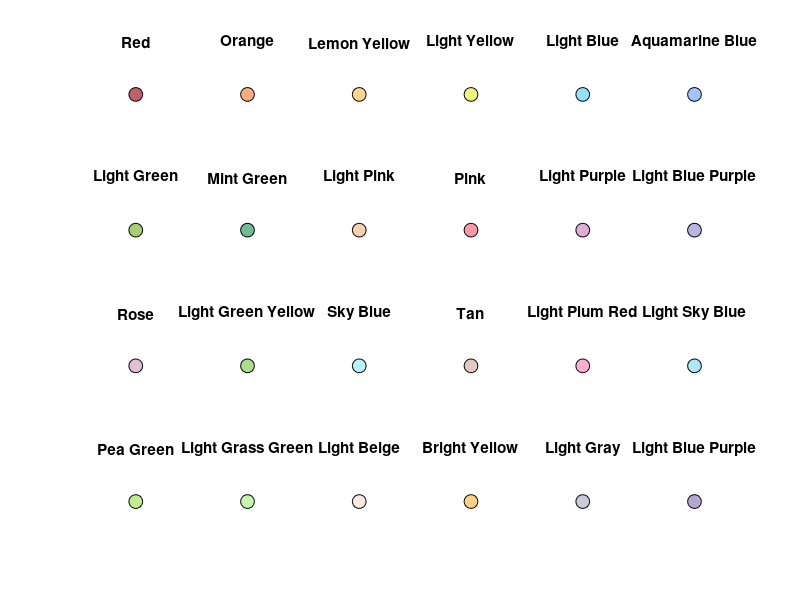

Source code (MATLAB): (Note: this script raises an error after producing the figure.)
clear
% 颜色数据
colors = [
    191 97 106;     % 红色
    255 170 128;    % 橙色
    255 214 137;    % 柠檬黄色
    241 243 126;    % 淡黄色
    147 224 255;    % 淡蓝色
    160 196 255;    % 水蓝色
    169 205 112;    % 淡绿色
    115 186 151;    % 薄荷绿色
    250 207 176;    % 淡粉色
    248 155 167;    % 粉红色
    225 173 216;    % 浅紫色
    185 182 225;    % 淡蓝紫色
    226 192 217;    % 玫瑰色
    175 221 142;    % 淡绿黄色
    184 244 252;    % 天蓝色
    227 200 193;    % 豆沙色
    255 173 215;    % 浅梅红色
    173 232 244;    % 浅天蓝色
    192 236 148;    % 豆绿色
    198 246 173;    % 淡草绿色
    248 232 223;    % 浅米黄色
    255 209 134;    % 明黄色
    197 204 214;    % 亮灰色
    178 168 207;    % 浅蓝紫色
    230 216 232     % 浅紫灰色
] / 255; % 将颜色值归一化到 [0, 1] 范围

% 颜色英文名称
color_names = {
    'Red',
    'Orange',
    'Lemon Yellow',
    'Light Yellow',
    'Light Blue',
    'Aquamarine Blue',
    'Light Green',
    'Mint Green',
    'Light Pink',
    'Pink',
    'Light Purple',
    'Light Blue Purple',
    'Rose',
    'Light Green Yellow',
    'Sky Blue',
    'Tan',
    'Light Plum Red',
    'Light Sky Blue',
    'Pea Green',
    'Light Grass Green',
    'Light Beige',
    'Bright Yellow',
    'Light Gray',
    'Light Blue Purple',
    'Light Purple Gray'
};

% 绘制图形
figure;

for i = 1:size(colors, 1)
    subplot(4, 6, i); % 调整为4行6列的布局
    plot(1, 1, 'o', 'MarkerSize', 10, 'MarkerFaceColor', colors(i, :), 'MarkerEdgeColor', 'k');
    title(color_names{i});
    axis off;
end
%%
clear
% 生成24个颜色，复古、好看，颜色之间反差稍微大
colors = [
    153 50 53;     % Dark Red
    184 108 74;    % Brown Orange
    228 141 89;    % Light Red Brown
    248 186 140;   % Orange Yellow
    255 223 130;   % Light Yellow
    218 192 90;    % Goose Yellow
    168 183 110;   % Dark Yellow Green
    115 139 73;    % Dark Olive
    65 94 84;      % Gray Green
    85 58 55;      % Dark Brown
    115 99 104;    % Gray Red
    174 129 139;   % Light Brown Red
    236 158 133;   % Flesh Pink
    244 214 188;   % Dark Flesh Pink
    255 248 219;   % Light Beige
    191 163 144;   % Dark Beige
    120 134 121;   % Vine Green
    152 189 160;   % Mint Green
    173 206 188;   % Light Mint Green
    186 199 234;   % Blue Gray
    144 154 189;   % Light Blue
    115 108 177;   % Dark Purple
    155 132 172;   % Blue Purple
    195 179 205    % Light Blue Purple
] / 255; % 将颜色值归一化到 [0, 1] 范围

% 颜色英文名称
color_names = {
    'Dark Red',
    'Brown Orange',
    'Light Red Brown',
    'Orange Yellow',
    'Light Yellow',
    'Goose Yellow',
    'Dark Yellow Green',
    'Dark Olive',
    'Gray Green',
    'Dark Brown',
    'Gray Red',
    'Light Brown Red',
    'Flesh Pink',
    'Dark Flesh Pink',
    'Light Beige',
    'Dark Beige',
    'Vine Green',
    'Mint Green',
    'Light Mint Green',
    'Blue Gray',
    'Light Blue',
    'Dark Purple',
    'Blue Purple',
    'Light Blue Purple'
};

% 绘制图形
figure;

for i = 1:size(colors, 1)
    subplot(4, 6, i);
    plot(1, 1, 'o', 'MarkerSize', 10, 'MarkerFaceColor', colors(i, :), 'MarkerEdgeColor', 'k');
    title(color_names{i});
    axis off;
end
%%
clear
clc

% 生成一些示例数据，每个数据点包括纬度、经度和强度
latitude = randi([-90, 90], 100, 1);
longitude = randi([-180, 180], 100, 1);
[latgrid,longrid] = meshgrid(latitude,longitude); 
intensity = rand(100, 100);


% 创建地图
worldmap('World');

% 使用 geoshow 函数显示热力图
geoshow(latgrid, longrid, intensity,'DisplayType', 'surface');

% 添加标题和颜色栏
title('Geographical Heatmap');
c = colorbar;
c.Label.String = 'Intensity';
%%
clear
clc
% 生成一些示例数据，每个数据点包括纬度、经度和强度
latitude = randi([-90, 90], 100, 1);
longitude = randi([-180, 180], 100, 1);
intensity = randi([1, 10], 100, 1);

% 定义插值网格
numGridPoints = 100;
latGrid = linspace(min(latitude), max(latitude), numGridPoints);
lonGrid = linspace(min(longitude), max(longitude), numGridPoints);
[lonGrid, latGrid] = meshgrid(lonGrid, latGrid);

% 使用 griddata 函数进行插值
intensityInterpolated = griddata(latitude, longitude, intensity, latGrid, lonGrid, 'cubic');

% 创建地图
worldmap('World');

% 使用 pcolorm 函数绘制插值后的热力图
pcolorm(latGrid, lonGrid, intensityInterpolated);

% 添加标题和颜色栏
title('Interpolated Heatmap');
colorbar('Location', 'eastoutside', 'FontSize', 8);

%% read water depth data
fileName = 'EMODnet_bathymetry_2022.nc';
fileInfo = ncinfo(fileName);
%%
resolution = 100;
nx = size(1:100:size(bathymetry_2022.longitude,1),2);
ny = size(1:100:size(bathymetry_2022.latitude,1),2);
LCOE = zeros(nx,ny);
for ix = 17
    for iy = 11
        waterDepth1(ix,iy) = - bathymetry_2022.elevation(resolution*(iy-1)+1,resolution*(ix-1)+1);
        distanceToConnectPoint1(ix,iy) = distanceToConnectPoint(resolution*(ix-1)+1,resolution*(iy-1)+1);
        distanceToPort1(ix,iy) = distanceToPort(resolution*(ix-1)+1,resolution*(iy-1)+1);
        if waterDepth1(ix,iy) <= 30
            OWFtype = 1;
        elseif waterDepth1(ix,iy) <= 60
            OWFtype = 2;
        else
            OWFtype = 3;
        end
        LCOE(ix,iy) = evaluateOWFelectricityCost(OWFtype,capacityFactor,loadFactor,windTurbine,...
                    waterDepth1(ix,iy),distanceToConnectPoint1(ix,iy),distanceBetweenTurbine,distanceToPort1(ix,iy));
    end
end
%% 
cost1 = zeros(nx,ny);
for ix = 1:nx
    for iy = 1:ny
        if ~isnan(waterDepth(ix,iy)) && waterDepth(ix,iy) > 0
            cost1(ix,iy) = costInd{ix,iy}.totalCostNoCable;
            cost2(ix,iy) = costInd{ix,iy}.CAPEX;
        end
    end
end
cost1(cost1==0) = nan;
cost2(cost2==0) = nan;
%% 检查电力系统孤岛
am = zeros(nGb,nGb);
for i = 1:nGl
    fb = mpc.Gline(i,1);
    tb = mpc.Gline(i,2);
    am(fb,tb) = 1; am(tb,fb) = 1;
end
G = graph(am);
[components, numComponents] = conncomp(G);

% 检查是否存在孤岛
hasIslands = numComponents > 1;
%% draw the map
% fig1: areas
% figure;
% worldmap('world');
% fig.country = geoshow(IrelandShp.country,'DisplayType', 'polygon','FaceColor','white','FaceAlpha',1,'EdgeColor','black');
% fig.OWFforeshore = geoshow(IrelandShp.OWFforeshore,'DisplayType','polygon','FaceAlpha',1,'FaceColor',colorData.Red);
% fig.assessmentZone = geoshow(IrelandShp.assessmentZone,'DisplayType', 'polygon','FaceColor', ...
%     colorData.LightMintGreen,'FaceAlpha',0,'EdgeColor',colorData.VineGreen);
% fig.aquacultureSites = geoshow(IrelandShp.aquacultureSites,'FaceColor',colorData.BlueGray);
% fig.protectedMarineSites = geoshow(IrelandShp.protectedMarineSites,'FaceColor',colorData.LightBlue);
% fig.militaryAreas = geoshow(IrelandShp.militaryAreas,'FaceColor',colorData.BrightYellow);
% 
% legendEntries = [fig.country,fig.OWFforeshore,fig.assessmentZone, ...
%     fig.aquacultureSites,fig.protectedMarineSites,fig.militaryAreas];
% legendLabels = {'land areas', 'offshore wind farms','assessment zone',...
%     'aquaculture sites', 'protected marine sites','military areas'};
% legend(legendEntries,legendLabels);
% 
% worldmap('world');
% geoshow(latGrid, lonGrid, windMatrix.interpolated,'DisplayType','surface');
% colorbar;

save stop1.mat
%%
% read the wind data from nc file
% fileNameList = dir('G:\BaiduSyncdisk\Repository\Matlab repository\Irish UK map\Climate\wind data in 2023');
% [windMatrix,numDays] = loadWindDataFromNC(fileNameList); % load wind data from nc file
% windMatrix.speedHist = reshape(windMatrix.SPEED,[size(windMatrix.SPEED,1)*size(windMatrix.SPEED,2),1]);
% windMatrix.meanSpeed = mean(windMatrix.SPEED);

% IrelandPoly.boundingBox = polyshape([IrelandShp.boundingBox.X],[IrelandShp.boundingBox.Y]);
% IrelandPoly.assessmentZone = polyshape([IrelandShp.assessmentZone.X],[IrelandShp.assessmentZone.Y]);
% IrelandPoly.boundingBoxMinusAssessmentZone = subtract(IrelandPoly.boundingBox,IrelandPoly.assessmentZone);
% IrelandPoly.country = polyshape([IrelandShp.country.X],[IrelandShp.country.Y]);
% 
% [IrelandShp.boundingBoxMinusAssessmentZone.long,IrelandShp.boundingBoxMinusAssessmentZone.lat]...
%     = deal([IrelandPoly.boundingBoxMinusAssessmentZone.Vertices(:,1);IrelandPoly.boundingBoxMinusAssessmentZone.Vertices(1,1);NaN],...
%     [IrelandPoly.boundingBoxMinusAssessmentZone.Vertices(:,2);IrelandPoly.boundingBoxMinusAssessmentZone.Vertices(1,2);NaN]);

% ---test setting
% waterDepth = 40;
% distanceToConnectPoint = 60000;
% distanceToPort = 60000;
% distanceBetweenTurbine = 1000;
% OWFtype = 2;
% LCOEtest = evaluateOWFelectricityCost(OWFtype,capacityFactor,loadFactor,windTurbine,...
%     waterDepth,distanceToConnectPoint,distanceBetweenTurbine,distanceToPort);
%

% draw wind speed map
gridIndexNotInAssessmentZone = 1-inpolygon(lonGrid_windMesh,latGrid_windMesh,[IrelandShp.assessmentZone.X],[IrelandShp.assessmentZone.Y]);
windMatrix.interpolated(gridIndexNotInAssessmentZone==1) = NaN;


% waterDepth1(waterDepth1>100) = nan;

% export cost coordinate
assessmentZone_lon = bathymetry_2022.longitude(1:resolution:size(bathymetry_2022.longitude,1));
assessmentZone_lat = bathymetry_2022.latitude(1:resolution:size(bathymetry_2022.latitude,1));
[lonGrid,latGrid] = meshgrid(assessmentZone_lon,assessmentZone_lat);
assessmentZoneIndex = (inpolygon(lonGrid,latGrid,[IrelandShp.assessmentZone.X],[IrelandShp.assessmentZone.Y]))';
LCOEinAssessmentZone = LCOE; LCOEinAssessmentZone(assessmentZoneIndex==0) = 0;
LCOEinAssessmentZone(LCOEinAssessmentZone==0) = nan;

counter = 0;
for i = 1:nx
    for j = 1:ny
        if LCOEinAssessmentZone(i,j) >0
            counter = counter + 1;
            export.LCOE(counter,1) = lonGrid(1,i);
            export.LCOE(counter,2) = latGrid(j,1);
            export.LCOE(counter,3) = LCOEinAssessmentZone(i,j);
        end
    end
end
% figure
worldmap('world');
geoshow(latGrid, lonGrid, LCOEinAssessmentZone','DisplayType','surface');
colorbar;

%
LCOH_energy(LCOH_energy==0) = nan; LCOH_volume(LCOH_volume==0) = nan; LCOH_mass(LCOH_mass==0) = nan;
LCOA_hyVolume(LCOA_hyVolume==0) = nan; LCOH_hyEnergy(LCOH_hyEnergy==0) = nan; LCOH_hyMass(LCOH_hyMass==0) = nan;
%% merge norway
fileName = "bathymetry_2022_Norway1.nc"; fileInfo = ncinfo(fileName);
norway1.lon = ncread(fileName, 'longitude'); 
norway1.lat = ncread(fileName, 'latitude');
norway1.elevation = ncread(fileName, 'elevation');

fileName = "bathymetry_2022_Norway2.nc"; fileInfo = ncinfo(fileName);
norway2.lon = ncread(fileName, 'longitude'); 
norway2.lat = ncread(fileName, 'latitude');
norway2.elevation = ncread(fileName, 'elevation');

bathymetry_2022.longitude = norway1.lon;
bathymetry_2022.latitude = [norway1.lat;norway2.lat(11:end)];
bathymetry_2022.elevation = [norway1.elevation,norway2.elevation(:,11:end)]';

save('bathymetry_2022_Norway.mat','bathymetry_2022');
%%
EEZnew = rmfield(EUshpEEZ,'X');
EEZnew = rmfield(EEZnew,'Y');
shapewrite(EEZnew,'EEZnew.shp')
%%
sdpvar x
ff = interp1(LCOEcurve{1}(:,1),LCOEcurve{1}(:,2),x,'sos2');
optimize(0<=x<=100,ff)
plot(value(x),value(ff),'k*')
%%
index = zeros(nCountry,1);
for ic = 1:nCountry
    index(ic) = max(find(Q_hyspl(ic) > LCOHcurve{ic}(:,1)));
    marginalCost(ic,:) = LCOHcurve{ic}(index,:);
end

for ic = 1:nCountry
    LCOHaccumulatedCurve{ic} = [LCOHcurve{ic}];
    LCOHaccumulatedCurve{ic}(:,2) = cumsum(LCOHaccumulatedCurve{ic}(:,2),1);
end
%%
scatter(lonColumnE{5},latColumnE{5});
